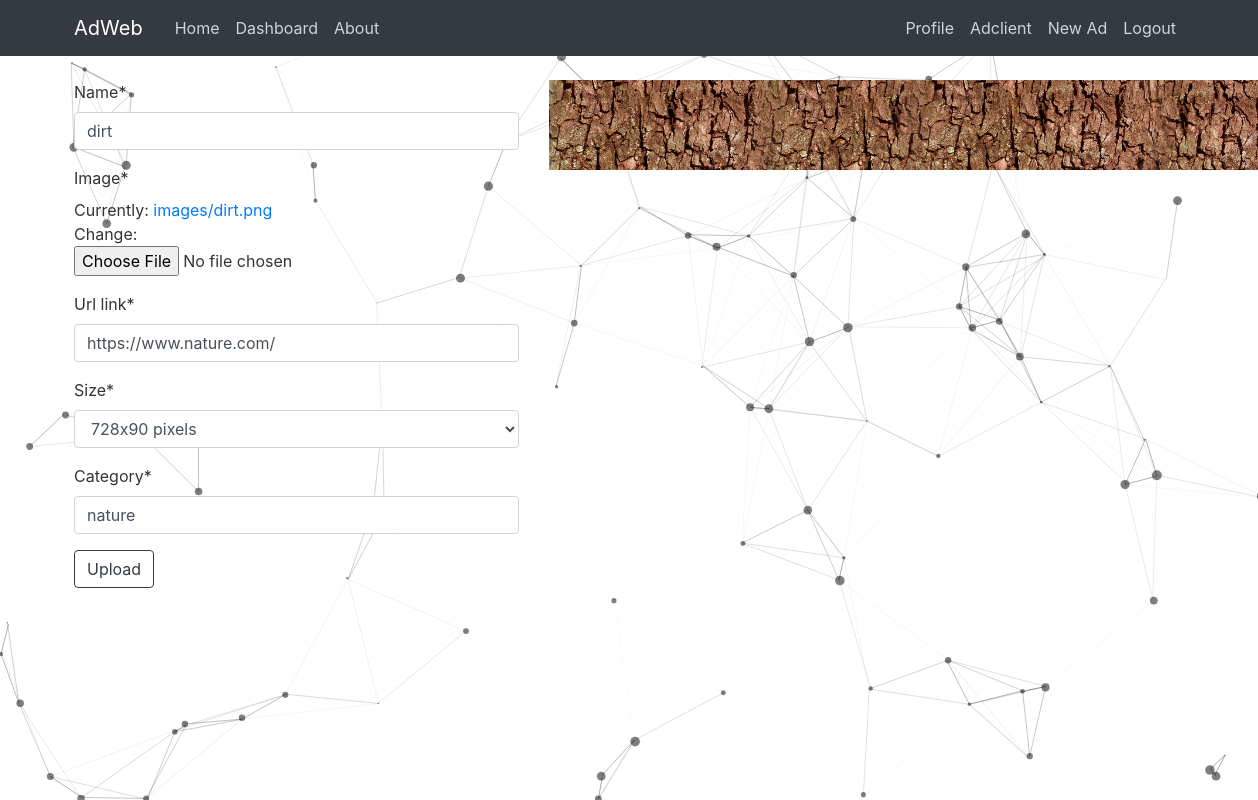
The app's page /advertisement/14/update/ (signed in) with its own data.
### adtool/models.py (models this page shows, shortened)
class Advertisement(models.Model):
    name = models.CharField(max_length=50)
    image = models.ImageField(upload_to='images/')
    url_link = models.URLField(default="")
    clicks = models.IntegerField(default=0)
    category = models.CharField(max_length=30, default="")
    size = models.CharField(
            max_length=16, choices=(
            ('medium rectangle', '300x250 pixels'),
            ('large rectangle', '336x280 pixels'),
            ('leaderboard', '728x90 pixels'),
            ('half page', '320x600 pixels'),
            ('free size', 'free size')
        ),
        default='free size')
    user = models.ForeignKey(User, on_delete=models.CASCADE)
    publish_date = models.DateTimeField('date published', default=timezone.now)

### adtool/views.py (the view, shortened to what this page needs)
class AdvertisementUpdateView(LoginRequiredMixin, UserPassesTestMixin, UpdateView):
    model = Advertisement
    fields = ['name', 'image', 'url_link', 'size', 'category']
    def test_func(self):
        advertisement = self.get_object()
        if self.request.user == advertisement.user:
            return True
        return False

### adtool/templates/adtool/advertisement_form.html (shortened to what this page needs)
{% extends 'adtool/base.html' %}
{% load crispy_forms_tags %}
{% load static %}
{% block content %}
<div class="row">
    <div class="col-lg-5">
        <form method="post" enctype="multipart/form-data">
            {{ form|crispy }}
            <button type="submit" class="btn btn-outline-dark">Upload</button>
        </form>
    </div>
    <div class="col-lg-7">
        {% if form.instance.image %}
        <img src="{{ form.instance.image.url }}" alt="advertisement image" id="profile-img-tag" />
        {% else %}
        <img src="{% static 'adtool/default_ad.png' %}" alt="advertisement image" id="profile-img-tag">
        {% endif %}
    </div>
</div>
{% endblock content %}

### adtool/static/adtool/style.css (style rules this page uses)
body { background: #fafafa; color: #333333; margin-top: 5rem; }

### records on screen
Advertisement: name "dirt", url_link "https://www.nature.com/", size "728x90 pixels", category "nature", instance.image (picture)
